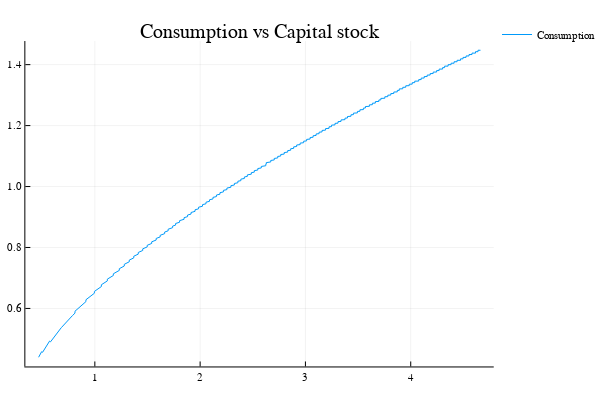

Notebook code for this chart:
### Code cell
#Pkg.add("Plots")
#using Plots
plotly() # Choose the Plotly.jl backend for web interactivity
#plot(k',c',linewidth=1,label="Consumption",title="Consumption vs capital stock")
plot(kp,c,linewidth=1,label="Consumption",title="Consumption vs Capital stock")

### Figure 1 — Plotly figure (JSON) as saved in the notebook; plotly's stock layout.template omitted (floating-point values rounded to 4 significant figures; data arrays with more than 128 entries replaced by an {"elided": "..."} marker saying what was removed)
{"data": [{"colorbar": {"title": ""}, "legendgroup": "Consumption", "line": {"color": "rgba(0, 154, 250, 1.000)", "dash": "solid", "shape": "linear", "width": 1}, "mode": "lines", "name": "Consumption", "showlegend": true, "type": "scatter", "x": {"elided": "1000 float values"}, "xaxis": "x1", "y": {"elided": "1000 float values"}, "yaxis": "y1", "zmax": null, "zmin": null}], "layout": {"annotations": [{"font": {"color": "rgba(0, 0, 0, 1.000)", "family": "sans-serif", "size": 20}, "rotation": 0, "showarrow": false, "text": "Consumption vs Capital stock", "x": 0.5222, "xanchor": "center", "xref": "paper", "y": 1, "yanchor": "top", "yref": "paper"}], "height": 400, "legend": {"bgcolor": "rgba(255, 255, 255, 1.000)", "bordercolor": "rgba(0, 0, 0, 1.000)", "font": {"color": "rgba(0, 0, 0, 1.000)", "family": "sans-serif", "size": 11}, "tracegroupgap": 0, "x": 1, "y": 1}, "margin": {"b": 20, "l": 0, "r": 0, "t": 20}, "paper_bgcolor": "rgba(255, 255, 255, 1.000)", "plot_bgcolor": "rgba(255, 255, 255, 1.000)", "showlegend": true, "width": 600, "xaxis": {"anchor": "y1", "domain": [0.05101, 0.9934], "gridcolor": "rgba(0, 0, 0, 0.100)", "gridwidth": 0.5, "linecolor": "rgba(0, 0, 0, 1.000)", "mirror": false, "range": [0.3401, 4.788], "showgrid": true, "showline": true, "showticklabels": true, "tickangle": 0, "tickcolor": "rgb(0, 0, 0)", "tickfont": {"color": "rgba(0, 0, 0, 1.000)", "family": "sans-serif", "size": 11}, "tickmode": "array", "ticks": "inside", "ticktext": ["1", "2", "3", "4"], "tickvals": [1, 2, 3, 4], "title": "", "titlefont": {"color": "rgba(0, 0, 0, 1.000)", "family": "sans-serif", "size": 15}, "type": "-", "visible": true, "zeroline": false, "zerolinecolor": "rgba(0, 0, 0, 1.000)"}, "yaxis": {"anchor": "x1", "domain": [0.03762, 0.9415], "gridcolor": "rgba(0, 0, 0, 0.100)", "gridwidth": 0.5, "linecolor": "rgba(0, 0, 0, 1.000)", "mirror": false, "range": [0.4096, 1.477], "showgrid": true, "showline": true, "showticklabels": true, "tickangle": 0, "tickcolor": "rgb(0, 0, 0)", "tickfont": {"color": "rgba(0, 0, 0, 1.000)", "family": "sans-serif", "size": 11}, "tickmode": "array", "ticks": "inside", "ticktext": ["0.6", "0.8", "1.0", "1.2", "1.4"], "tickvals": [0.6, 0.8, 1, 1.2, 1.4], "title": "", "titlefont": {"color": "rgba(0, 0, 0, 1.000)", "family": "sans-serif", "size": 15}, "type": "-", "visible": true, "zeroline": false, "zerolinecolor": "rgba(0, 0, 0, 1.000)"}}}
